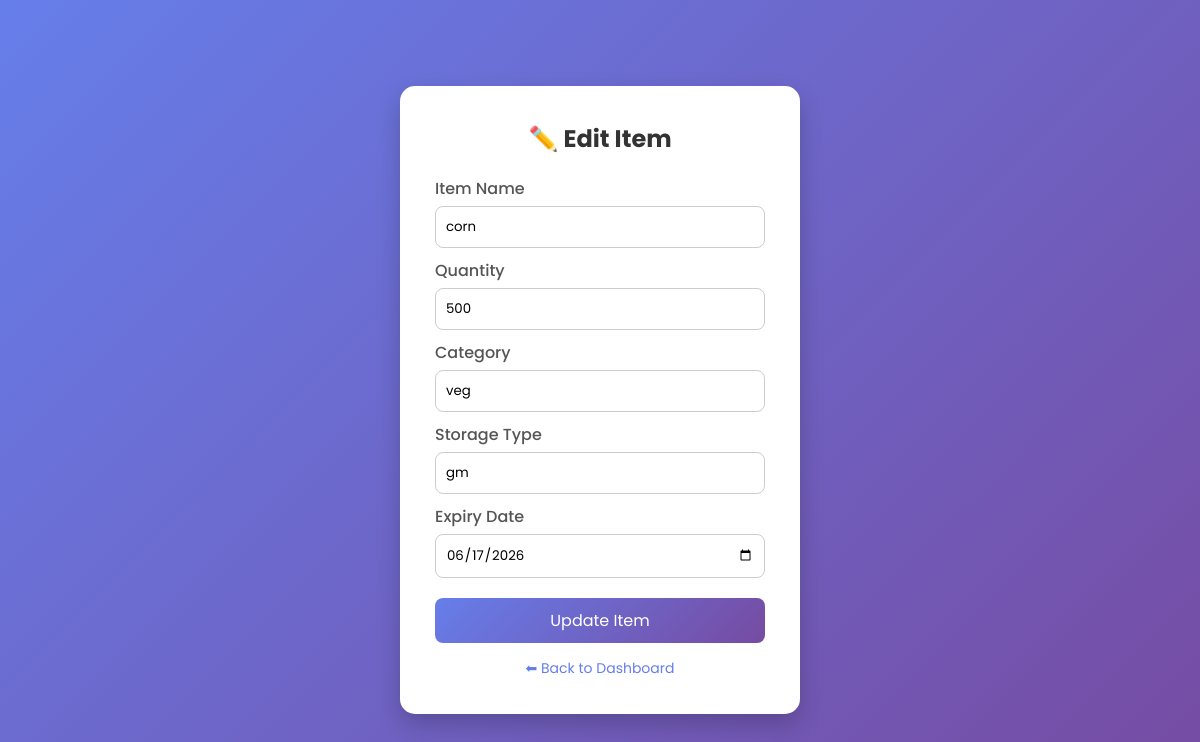
The app's page /edit/42 (signed in) with its own data.
### tables this page shows
CREATE TABLE items (
    id INTEGER PRIMARY KEY AUTOINCREMENT,
    item_name TEXT NOT NULL,
    quantity INTEGER NOT NULL,
    category TEXT NOT NULL,
    storage_type TEXT NOT NULL,
    expiry_date TEXT NOT NULL,
    user_id INTEGER NOT NULL, status TEXT DEFAULT 'pending', risk_score REAL, risk_level TEXT, completed_date TEXT,
    FOREIGN KEY (user_id) REFERENCES users (id)
);

### routes/fridge.py (the view, shortened to what this page needs)
@fridge_bp.route("/edit/<int:item_id>", methods=["GET", "POST"])
def edit_item(item_id):
    conn = get_db_connection()
    item = conn.execute(
        "SELECT * FROM items WHERE id=? AND user_id=?",
        (item_id, session["user_id"])
    ).fetchone()
    conn.close()
    return render_template("edit_item.html", item=item)

### routes/fridge.py (called while the page is built)
def get_db_connection():
    conn = sqlite3.connect(Config.DATABASE)
    conn.row_factory = sqlite3.Row
    return conn

### templates/edit_item.html (shortened to what this page needs)
<!DOCTYPE html>
<html lang="en">
<head>
</head>
<body>
<div class="container">
    <h2>✏️ Edit Item</h2>
    <form method="POST">
        <label>Item Name</label>
        <input type="text" name="item_name" value="{{ item.item_name }}" required>
        <label>Quantity</label>
        <input type="text" name="quantity" value="{{ item.quantity }}" required>
        <label>Category</label>
        <input type="text" name="category" value="{{ item.category }}" required>
        <label>Storage Type</label>
        <input type="text" name="storage_type" value="{{ item.storage_type }}" required>
        <label>Expiry Date</label>
        <input type="date" name="expiry_date" value="{{ item.expiry_date }}" required>
        <button type="submit">Update Item</button>
    </form>
    <a href="{{ url_for('fridge.dashboard') }}" class="back-link">⬅ Back to Dashboard</a>
</div>
</body>
</html>

### templates/edit_item.html (style rules this page uses)
* { margin: 0; padding: 0; box-sizing: border-box; font-family: 'Poppins', sans-serif; }
body { height: 100vh; background: linear-gradient(135deg, #667eea, #764ba2); display: flex; justify-content: center; align-items: center; }
.container { background: #fff; padding: 35px; border-radius: 15px; width: 400px; box-shadow: 0 10px 25px rgba(0,0,0,0.2); animation: fadeIn 0.7s ease-in-out; }
h2 { text-align: center; margin-bottom: 20px; color: #333; }
label { display: block; margin-top: 10px; margin-bottom: 5px; color: #555; font-weight: 500; }
input { width: 100%; padding: 10px; border-radius: 8px; border: 1px solid #ccc; outline: none; transition: 0.3s; }
button { width: 100%; margin-top: 20px; padding: 10px; border: none; border-radius: 8px; background: linear-gradient(135deg, #667eea, #764ba2); color: white; font-size: 16px; cursor: pointer; transition: 0.3s; }
.back-link { display: block; margin-top: 15px; text-align: center; text-decoration: none; color: #667eea; font-size: 14px; }

### records on screen
items: item_name "corn", quantity "500", category "veg", storage_type "gm", expiry_date "06/17/2026"
